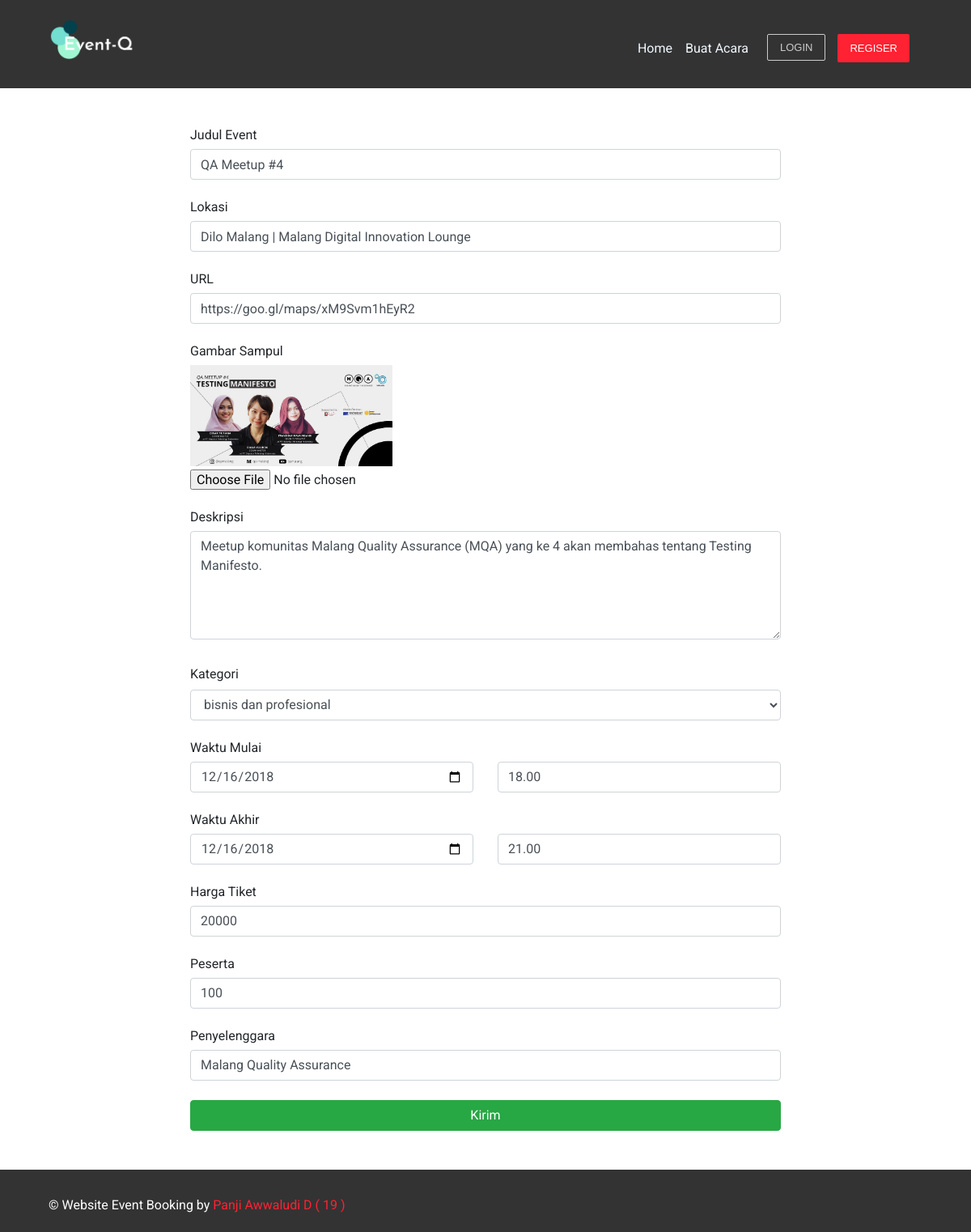
The app's page /editEvent.php?id=7 with its own data.
### tables this page shows
CREATE TABLE `events` (
  `id_events` int(11) NOT NULL,
  `judul_event` varchar(255) DEFAULT NULL,
  `lokasi` varchar(100) DEFAULT NULL,
  `urls` varchar(255) NOT NULL,
  `gambar_event` varchar(255) DEFAULT NULL,
  `tanggal_mulai` varchar(20) DEFAULT NULL,
  `tanggal_akhir` varchar(20) DEFAULT NULL,
  `waktu_mulai` varchar(20) NOT NULL,
  `waktu_akhir` varchar(20) NOT NULL,
  `harga` varchar(45) DEFAULT NULL,
  `peserta` int(11) NOT NULL,
  `deskripsi` text,
  `create_date` date NOT NULL,
  `nama_penyelenggara` varchar(100) DEFAULT NULL,
  `no_rekening` varchar(30) NOT NULL,
  `nama_bank` varchar(10) NOT NULL,
  `nama_rekening` varchar(50) NOT NULL,
  `nominal_pajak` int(11) NOT NULL,
  `deleted` tinyint(1) NOT NULL,
  `id_users` int(11) NOT NULL,
  `id_kategori` int(11) NOT NULL
);

### editEvent.php (the view, shortened to what this page needs)
<?php
include 'helper/koneksi.php';
$id_events = $_GET["id"];
$query = "SELECT * FROM events WHERE id_events = $id_events";
	$result = mysqli_query($con, $query);
	if(mysqli_num_rows($result) == 1) {
        $event = mysqli_fetch_assoc($result);
	} else {
	    echo "Event tidak ditemukan";
    }
?>
<!DOCTYPE html>
<html>
<head>
    <?php include 'head.php'?>
</head>
<body>
    <?php include 'header.php'?>
    <div class="container descEvent">
        <div class="row">
            <div class="col-2"></div>
            <div class="col-8 mt-4">
            <div class="form-group mt-4">
                    <form class="editEvent" action="proses/prosesEditEvent.php" method="POST" enctype="multipart/form-data">
					    	<label for="judul" class="mb-2">Judul Event</label>
					    	<input type="text" name="judul" class="form-control" placeholder="Ketik judul acara disini" value="<?php echo $event["judul_event"] ?>" required>
                        </div>
                        <div class="form-group mt-4">
					    	<label for="lokasi" class="mb-2">Lokasi</label>
					    	<input type="text" name="lokasi" class="form-control" value="<?php echo $event["lokasi"] ?>" placeholder="Masukkan alamat lengkap tempat dimana acara akan diselenggarakan.
                            " required>
                        </div>
                        <div class="form-group mt-4">
					    	<label for="url" class="mb-2">URL</label>
					    	<input type="url" name="url" class="form-control" value="<?php echo $event["urls"] ?>" placeholder="Masukkan tautan Google Map petunjuk arah dimana lokasi acara
                            " required>
                        </div>
                        <div class="form-group mt-4">
                            <label class="mb-2">Gambar Sampul</label></br>
                            <img style='width:250px;' src="gambar/<?php echo($event["gambar_event"]) ?>">
                            <input type="file" name="gambar">
                        </div>
                        <div class="form-group mt-4">
					    	<label for="deskripsi" class="mb-2">Deskripsi</label>
                            <textarea name="deskripsi" cols="10" rows="5" class="form-control" required><?php echo $event["deskripsi"] ?></textarea>
                        </div>
                        <div class="form-group mt-4">
                            <label for="kategori" class="col-form-label">Kategori</label>
                                <select name="kategori" cols="10" rows="5" class="form-control" required>
                                    <?php
                                        $query = "SELECT * FROM kategori WHERE deleted = 0";
                                        $result = mysqli_query($con, $query);
                                        $tag = '';
                                            while($row = mysqli_fetch_array($result)){
                                                if ($row['id_kategori'] == $event['id_kategori']) {
                                                    $tag = 'selected';
                                                }
                                                else{
                                                    $tag = '';
                                                }
                                                echo "<option value='".$row['id_kategori']."'".$tag.">".$row['jenis_kategori']."</option>";
                                            }
                                    ?>
                                </select>
                        </div>
                        <div class="form-group mt-4">
					        <label for="tanggal" class="mb-2" style="font-style:bold">Waktu Mulai</label>
                            <div class="row">
                                <div class="col-6">
						            <input type="date" name="tanggal_mulai" class="form-control" value="<?php echo $event["tanggal_mulai"] ?>" placeholder="Tanggal">
                                </div>
                                <div class="col-6">
                                    <input type="text" name="waktu_mulai" class="form-control" value="<?php echo $event["waktu_mulai"] ?>" placeholder="Masukkan waktu dimulainya acara" required>
                                </div>
                            </div>
                        </div>
                        <div class="form-group mt-4">
					        <label for="tanggal" class="mb-2" style="font-style:bold">Waktu Akhir</label>
                            <div class="row">
                                <div class="col-6">
						            <input type="date" name="tanggal_akhir" class="form-control" value="<?php echo $event["tanggal_akhir"] ?>" placeholder="Tanggal">
                                </div>
                                <div class="col-6">
                                    <input type="text" name="waktu_akhir" class="form-control" value="<?php echo $event["waktu_akhir"] ?>" placeholder="Masukkan waktu berakhirnya acara" required>
                                </div>
                            </div>
                        </div>
                        <div class="form-group mt-4">
                            <label for="harga" class="mb-2">Harga Tiket</label></br>
                            <input type="number" name="harga" class="form-control" value="<?php echo $event["harga"] ?>" placeholder="Masukkan harga tiket">
                        </div>
                        <div class="form-group mt-4">
					    	<label for="peserta" class="mb-2">Peserta</label>
					    	<input type="number" name="peserta" class="form-control" value="<?php echo $event["peserta"] ?>" placeholder="Masukkan jumlah peserta" required>
                        </div>
                        <div class="form-group mt-4">
					    	<label for="instansi" class="mb-2">Penyelenggara</label>
					    	<input type="text" name="instansi" class="form-control" value="<?php echo $event["nama_penyelenggara"] ?>" placeholder="Masukkan nama penyelenggara acara" required>
                        </div>
                        <div class="form-group mb-4 mt-4" >
                        <input type="submit" name="submit" value="Kirim" class="btn btn-success btn-block">
					</div>
                </div>
        </div>
    </div>
    <?php include 'footer.php';?>
</body>
</html>

### css/style.css (style rules this page uses)
html,body,div,span,applet,object,iframe,h1,h2,h3,h4,h5,h6,p,blockquote,pre,a,abbr,acronym,address,big,cite,code,del,dfn,em,img,ins,kbd,q,s,samp,small,strike,strong,sub,sup,tt,var,b,u,i,dl,dt,dd,ol,nav ul,nav li,fieldset,form,label,legend,table,caption,tbody,tfoot,thead,tr,th,td,article,aside,canvas,details,embed,figure,figcaption,footer,header,hgroup,menu,nav,output,ruby,section,summary,time,mark,audio,video { margin:0;padding:0;border:0;font-size:100%;font:inherit;vertical-align:baseline; }
img { max-width:100%; }
body { font-family: 'Dosis', sans-serif; background:#fff; }

### css/backupStyle.css (style rules this page uses)
body { font-family: 'Roboto', sans-serif; background:#fff; }

### records on screen
events: judul "QA Meetup #4", lokasi "Dilo Malang | Malang Digital Innovation Lounge", url "https://goo.gl/maps/xM9Svm1hEyR2", gambar_event (picture), deskripsi "Meetup komunitas Malang Quality Assurance (MQA) yang ke 4 akan membahas tentang Testing Manifesto.", tanggal_mulai "12/16/2018", waktu_mulai "18.00", tanggal_akhir "12/16/2018", waktu_akhir "21.00", harga "20000", peserta "100", instansi "Malang Quality Assurance"

### other values on screen
form field kategori "bisnis dan profesional"
